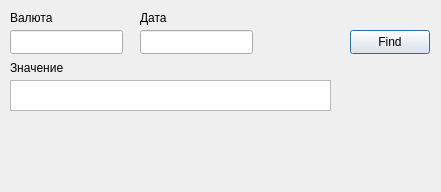
<?xml version="1.0" encoding="UTF-8"?>
<ui version="4.0">
 <class>Dialog</class>
 <widget class="QDialog" name="Dialog">
  <property name="geometry">
   <rect>
    <x>0</x>
    <y>0</y>
    <width>441</width>
    <height>192</height>
   </rect>
  </property>
  <property name="windowTitle">
   <string>Dialog</string>
  </property>
  <widget class="QLabel" name="label">
   <property name="geometry">
    <rect>
     <x>10</x>
     <y>10</y>
     <width>111</width>
     <height>16</height>
    </rect>
   </property>
   <property name="text">
    <string>Валюта</string>
   </property>
  </widget>
  <widget class="QTextEdit" name="textEdit">
   <property name="geometry">
    <rect>
     <x>10</x>
     <y>80</y>
     <width>321</width>
     <height>31</height>
    </rect>
   </property>
  </widget>
  <widget class="QLineEdit" name="lineEdit">
   <property name="geometry">
    <rect>
     <x>10</x>
     <y>30</y>
     <width>113</width>
     <height>24</height>
    </rect>
   </property>
  </widget>
  <widget class="QLineEdit" name="lineEdit_2">
   <property name="geometry">
    <rect>
     <x>140</x>
     <y>30</y>
     <width>113</width>
     <height>24</height>
    </rect>
   </property>
  </widget>
  <widget class="QLabel" name="label_2">
   <property name="geometry">
    <rect>
     <x>140</x>
     <y>10</y>
     <width>111</width>
     <height>16</height>
    </rect>
   </property>
   <property name="text">
    <string>Дата</string>
   </property>
  </widget>
  <widget class="QLabel" name="label_3">
   <property name="geometry">
    <rect>
     <x>10</x>
     <y>60</y>
     <width>111</width>
     <height>16</height>
    </rect>
   </property>
   <property name="text">
    <string>Значение</string>
   </property>
  </widget>
  <widget class="QLabel" name="label_4">
   <property name="geometry">
    <rect>
     <x>10</x>
     <y>130</y>
     <width>311</width>
     <height>16</height>
    </rect>
   </property>
   <property name="text">
    <string/>
   </property>
  </widget>
  <widget class="QPushButton" name="pushButton">
   <property name="geometry">
    <rect>
     <x>350</x>
     <y>30</y>
     <width>80</width>
     <height>24</height>
    </rect>
   </property>
   <property name="text">
    <string>Find</string>
   </property>
  </widget>
 </widget>
 <resources/>
 <connections/>
</ui>
